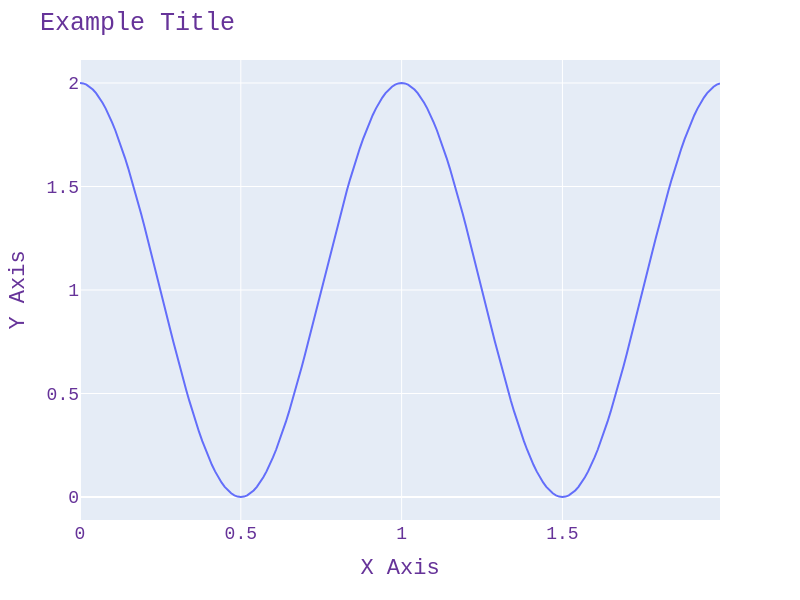

Notebook source saved alongside this figure:
### Markdown cell above
### 折線圖
- 請根據以下資料點繪製折線圖

### Code cell
# 繪圖資料點
t = np.arange(0.0, 2.0, 0.01)
s = 1 + np.cos(2 * np.pi * t)

fig = px.line(x=t, y=s, height=600, width=800)
# 設置標題、軸標題
fig.update_layout(
    title="Example Title",
    xaxis_title="X Axis",
    yaxis_title="Y Axis",
    font=dict(
        family="Courier New, monospace",
        size=18,
        color="RebeccaPurple"
    )
)
# 展示圖表
fig.show()

### Figure 1 — Plotly figure (JSON) as saved in the notebook; plotly's stock layout.template omitted (floating-point values rounded to 4 significant figures; data arrays with more than 128 entries replaced by an {"elided": "..."} marker saying what was removed)
{"data": [{"hovertemplate": "x=%{x}<br>y=%{y}<extra></extra>", "legendgroup": "", "line": {"color": "#636efa", "dash": "solid"}, "marker": {"symbol": "circle"}, "mode": "lines", "name": "", "orientation": "v", "showlegend": false, "type": "scatter", "x": {"elided": "200 float values"}, "xaxis": "x", "y": {"elided": "200 float values"}, "yaxis": "y"}], "layout": {"font": {"color": "RebeccaPurple", "family": "Courier New, monospace", "size": 18}, "height": 600, "legend": {"tracegroupgap": 0}, "margin": {"t": 60}, "title": {"text": "Example Title"}, "width": 800, "xaxis": {"anchor": "y", "domain": [0, 1], "title": {"text": "X Axis"}}, "yaxis": {"anchor": "x", "domain": [0, 1], "title": {"text": "Y Axis"}}}}
